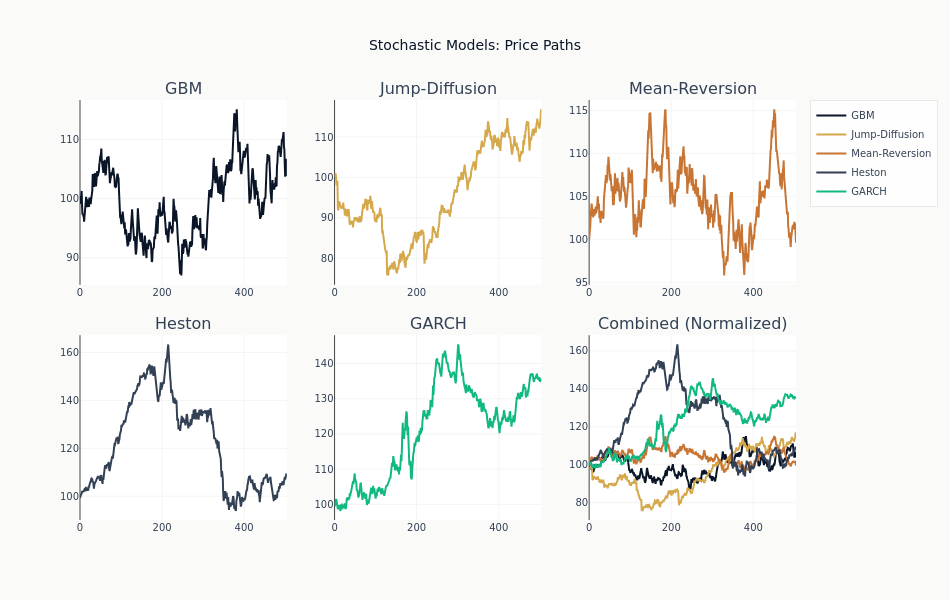

The code cell stored with this chart in its notebook:
### Code cell
# Create comparison plot
fig = make_subplots(
    rows=2,
    cols=3,
    subplot_titles=list(all_models.keys()) + ["Combined (Normalized)"],
    vertical_spacing=0.12,
)

colors = [COLORS["blue"], COLORS["amber"], COLORS["copper"], COLORS["neutral"], COLORS["positive"]]

# Individual plots (no legend - subplot titles identify each)
for idx, (name, prices) in enumerate(all_models.items()):
    row, col = (idx // 3) + 1, (idx % 3) + 1
    fig.add_trace(
        go.Scatter(
            y=prices, mode="lines", name=name, line=dict(color=colors[idx]), showlegend=False
        ),
        row=row,
        col=col,
    )

# Combined normalized plot (with legend for comparison)
for idx, (name, prices) in enumerate(all_models.items()):
    normalized = 100 * prices / prices[0]
    fig.add_trace(
        go.Scatter(y=normalized, mode="lines", name=name, line=dict(color=colors[idx])),
        row=2,
        col=3,
    )

fig.update_layout(
    title_text="Stochastic Models: Price Paths",
    height=600,
    width=950,
)
fig.show()

### Figure 1 — Plotly figure (JSON) as saved in the notebook; plotly's stock layout.template omitted (floating-point values rounded to 4 significant figures; data arrays with more than 128 entries replaced by an {"elided": "..."} marker saying what was removed)
{"data": [{"line": {"color": "#0a1628"}, "mode": "lines", "name": "GBM", "showlegend": false, "type": "scatter", "xaxis": "x", "y": {"elided": "505 float values"}, "yaxis": "y"}, {"line": {"color": "#D4A84B"}, "mode": "lines", "name": "Jump-Diffusion", "showlegend": false, "type": "scatter", "xaxis": "x2", "y": {"elided": "505 float values"}, "yaxis": "y2"}, {"line": {"color": "#C87533"}, "mode": "lines", "name": "Mean-Reversion", "showlegend": false, "type": "scatter", "xaxis": "x3", "y": {"elided": "505 float values"}, "yaxis": "y3"}, {"line": {"color": "#334155"}, "mode": "lines", "name": "Heston", "showlegend": false, "type": "scatter", "xaxis": "x4", "y": {"elided": "505 float values"}, "yaxis": "y4"}, {"line": {"color": "#10b981"}, "mode": "lines", "name": "GARCH", "showlegend": false, "type": "scatter", "xaxis": "x5", "y": {"elided": "505 float values"}, "yaxis": "y5"}, {"line": {"color": "#0a1628"}, "mode": "lines", "name": "GBM", "type": "scatter", "xaxis": "x6", "y": {"elided": "505 float values"}, "yaxis": "y6"}, {"line": {"color": "#D4A84B"}, "mode": "lines", "name": "Jump-Diffusion", "type": "scatter", "xaxis": "x6", "y": {"elided": "505 float values"}, "yaxis": "y6"}, {"line": {"color": "#C87533"}, "mode": "lines", "name": "Mean-Reversion", "type": "scatter", "xaxis": "x6", "y": {"elided": "505 float values"}, "yaxis": "y6"}, {"line": {"color": "#334155"}, "mode": "lines", "name": "Heston", "type": "scatter", "xaxis": "x6", "y": {"elided": "505 float values"}, "yaxis": "y6"}, {"line": {"color": "#10b981"}, "mode": "lines", "name": "GARCH", "type": "scatter", "xaxis": "x6", "y": {"elided": "505 float values"}, "yaxis": "y6"}], "layout": {"annotations": [{"font": {"size": 16}, "showarrow": false, "text": "GBM", "x": 0.1444, "xanchor": "center", "xref": "paper", "y": 1.0, "yanchor": "bottom", "yref": "paper"}, {"font": {"size": 16}, "showarrow": false, "text": "Jump-Diffusion", "x": 0.5, "xanchor": "center", "xref": "paper", "y": 1.0, "yanchor": "bottom", "yref": "paper"}, {"font": {"size": 16}, "showarrow": false, "text": "Mean-Reversion", "x": 0.8556, "xanchor": "center", "xref": "paper", "y": 1.0, "yanchor": "bottom", "yref": "paper"}, {"font": {"size": 16}, "showarrow": false, "text": "Heston", "x": 0.1444, "xanchor": "center", "xref": "paper", "y": 0.44, "yanchor": "bottom", "yref": "paper"}, {"font": {"size": 16}, "showarrow": false, "text": "GARCH", "x": 0.5, "xanchor": "center", "xref": "paper", "y": 0.44, "yanchor": "bottom", "yref": "paper"}, {"font": {"size": 16}, "showarrow": false, "text": "Combined (Normalized)", "x": 0.8556, "xanchor": "center", "xref": "paper", "y": 0.44, "yanchor": "bottom", "yref": "paper"}], "height": 600, "title": {"text": "Stochastic Models: Price Paths"}, "width": 950, "xaxis": {"anchor": "y", "domain": [0.0, 0.2889]}, "xaxis2": {"anchor": "y2", "domain": [0.3556, 0.6444]}, "xaxis3": {"anchor": "y3", "domain": [0.7111, 1.0]}, "xaxis4": {"anchor": "y4", "domain": [0.0, 0.2889]}, "xaxis5": {"anchor": "y5", "domain": [0.3556, 0.6444]}, "xaxis6": {"anchor": "y6", "domain": [0.7111, 1.0]}, "yaxis": {"anchor": "x", "domain": [0.56, 1.0]}, "yaxis2": {"anchor": "x2", "domain": [0.56, 1.0]}, "yaxis3": {"anchor": "x3", "domain": [0.56, 1.0]}, "yaxis4": {"anchor": "x4", "domain": [0.0, 0.44]}, "yaxis5": {"anchor": "x5", "domain": [0.0, 0.44]}, "yaxis6": {"anchor": "x6", "domain": [0.0, 0.44]}}}
